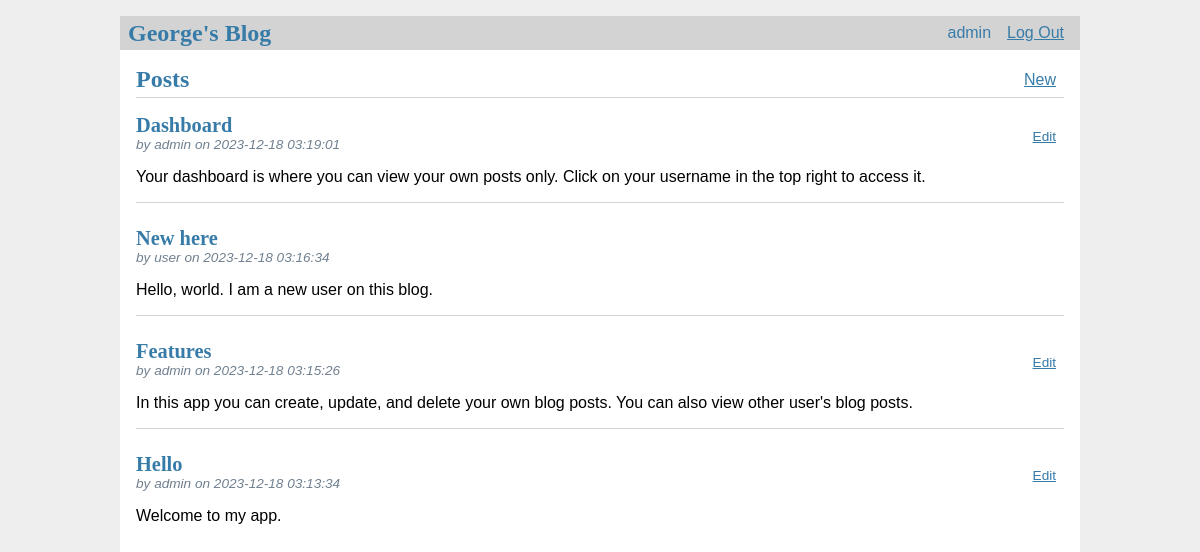
Screenshot of / (signed in) with the database file from the repository.
### tables this page shows
CREATE TABLE user (
  id INTEGER PRIMARY KEY AUTOINCREMENT,
  username TEXT UNIQUE NOT NULL,
  password TEXT NOT NULL
);

CREATE TABLE post (
  id INTEGER PRIMARY KEY AUTOINCREMENT,
  author_id INTEGER NOT NULL,
  created TIMESTAMP NOT NULL DEFAULT CURRENT_TIMESTAMP,
  title TEXT NOT NULL,
  body TEXT NOT NULL,
  FOREIGN KEY (author_id) REFERENCES user (id)
);

### final.py (the view)
@app.route('/')
def index():
    db = get_db()
    if db is None:
        init_db()
    posts = db.execute(
        'SELECT p.id, title, body, created, author_id, username'
        ' FROM post p JOIN user u ON p.author_id = u.id'
        ' ORDER BY created DESC'
    ).fetchall()
    return render_template('blog/index.html', posts=posts)

### final.py (called while the page is built)
def get_db():
    if 'db' not in g:
        g.db = sqlite3.connect(DATABASE)
        g.db.row_factory = sqlite3.Row
    return g.db

@app.teardown_appcontext
def close_connection(exception):
    db = getattr(g, '_database', None)
    if db is not None:
        db.close()

@app.before_request
def load_logged_in_user():
    user_id = session.get('user_id')
    if user_id is None:
        g.user = None
    else:
        g.user = get_db().execute(
            'SELECT * FROM user WHERE id = ?', (user_id,)
        ).fetchone()

### templates/blog/index.html
{% extends 'base.html' %}
{% block header %}
  <h1>{% block title %}Posts{% endblock %}</h1>
  {% if g.user %}
    <a class="action" href="{{ url_for('create') }}">New</a>
  {% endif %}
{% endblock %}
{% block content %}
  {% for post in posts %}
    <article class="post">
      <header>
        <div>
          <h1>{{ post['title'] }}</h1>
          <div class="about">by {{ post['username'] }} on {{ post['created'] }}</div>
        </div>
        {% if g.user['id'] == post['author_id'] %}
          <a class="action" href="{{ url_for('update', id=post['id']) }}">Edit</a>
        {% endif %}
      </header>
      <p class="body">{{ post['body'] }}</p>
    </article>
    {% if not loop.last %}
      <hr>
    {% endif %}
  {% endfor %}
{% endblock %}

### templates/base.html (shortened to what this page needs)
<!doctype html>
<link rel="stylesheet" href="{{ url_for('static', filename='style.css') }}">
<nav>
  <h1>George's Blog</h1>
  <ul>
    {% if g.user %}
      <li><a href="{{ url_for('dashboard') }}" style="text-decoration:none;">{{ g.user['username'] }}</a>
      <li><a href="{{ url_for('logout') }}">Log Out</a>
    {% else %}
      <li><a href="{{ url_for('register') }}">Register</a>
      <li><a href="{{ url_for('login') }}">Log In</a>
    {% endif %}
  </ul>
</nav>
<section class="content">
  <header>
    {% block header %}{% endblock %}
  </header>
  {% block content %}{% endblock %}
</section>

### static/style.css (style rules this page uses)
h1 { font-family: serif; color: #377ba8; margin: 1rem 0; }
a { color: #377ba8; }
hr { border: none; border-top: 1px solid lightgray; }
nav { background: lightgray; display: flex; align-items: center; padding: 0 0.5rem; }
nav h1 { flex: auto; margin: 0; }
nav ul { display: flex; list-style: none; margin: 0; padding: 0; }
nav ul li a, nav ul li span, header .action { display: block; padding: 0.5rem; }
.content { padding: 0 1rem 1rem; }
.content > header { border-bottom: 1px solid lightgray; display: flex; align-items: flex-end; }
.content > header h1 { flex: auto; margin: 1rem 0 0.25rem 0; }
.post > header { display: flex; align-items: flex-end; font-size: 0.85em; }
.post > header > div:first-of-type { flex: auto; }
.post > header h1 { font-size: 1.5em; margin-bottom: 0; }
.post .about { color: slategray; font-style: italic; }
.post .body { white-space: pre-line; }
.content:last-child { margin-bottom: 0; }

### rows the page displays
user: user.username "admin"
post: title "Dashboard", username "admin", created "2023-12-18 03:19:01", body "Your dashboard is where you can view your own posts only. Click on your username in the top right to access it."
post: title "New here", username "user", created "2023-12-18 03:16:34", body "Hello, world. I am a new user on this blog."
post: title "Features", username "admin", created "2023-12-18 03:15:26", body "In this app you can create, update, and delete your own blog posts. You can also view other user's blog posts."
post: title "Hello", username "admin", created "2023-12-18 03:13:34", body "Welcome to my app."
